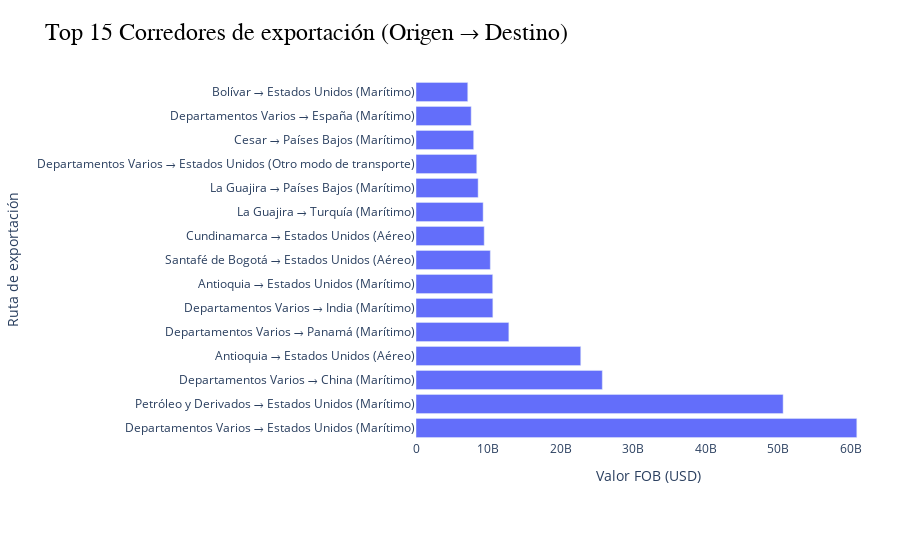

Write notebook code for a chart like this one.
### Code cell
corredores_con_label = corredores.with_columns(
    (pl.col("DEPTO") + " → " + pl.col("PAIS") + " (" + pl.col("VIA") + ")").alias("corredor_completo")
)

corredores_con_label = corredores.with_columns([
    pl.col("DEPTO").alias("origen"),
    pl.col("PAIS").alias("destino"),
    pl.col("VIA").alias("via_transporte"),
    (pl.col("DEPTO") + " → " + pl.col("PAIS") + " (" + pl.col("VIA") + ")").alias("ruta_completa")
])

fig = px.bar(corredores_con_label, 
             x="total_fob", 
             y="ruta_completa",
             title="Top 15 Corredores de exportación (Origen → Destino)",
             labels={
                 "total_fob": "Valor FOB (USD)",
                 "ruta_completa": "Ruta de exportación"
             })
fig = estilo(fig)
fig.show()

### Figure 1 — Plotly figure (JSON) as saved in the notebook; plotly's stock layout.template omitted (floating-point values rounded to 4 significant figures)
{"data": [{"hovertemplate": "Valor FOB (USD)=%{x}<br>Ruta de exportación=%{y}<extra></extra>", "legendgroup": "", "marker": {"color": "#636efa", "pattern": {"shape": ""}}, "name": "", "orientation": "h", "showlegend": false, "textposition": "auto", "type": "bar", "x": [60810000000.0, 50650000000.0, 25700000000.0, 22730000000.0, 12810000000.0, 10600000000.0, 10580000000.0, 10250000000.0, 9407000000.0, 9261000000.0, 8570000000.0, 8382000000.0, 7956000000.0, 7611000000.0, 7140000000.0], "xaxis": "x", "y": ["Departamentos Varios → Estados Unidos (Marítimo)", "Petróleo y Derivados → Estados Unidos (Marítimo)", "Departamentos Varios → China (Marítimo)", "Antioquia → Estados Unidos (Aéreo)", "Departamentos Varios → Panamá (Marítimo)", "Departamentos Varios → India (Marítimo)", "Antioquia → Estados Unidos (Marítimo)", "Santafé de Bogotá → Estados Unidos (Aéreo)", "Cundinamarca → Estados Unidos (Aéreo)", "La Guajira → Turquía (Marítimo)", "La Guajira → Países Bajos (Marítimo)", "Departamentos Varios → Estados Unidos (Otro modo de transporte)", "Cesar → Países Bajos (Marítimo)", "Departamentos Varios → España (Marítimo)", "Bolívar → Estados Unidos (Marítimo)"], "yaxis": "y"}], "layout": {"barmode": "relative", "legend": {"tracegroupgap": 0}, "margin": {"b": 120, "l": 40, "r": 20, "t": 80}, "paper_bgcolor": "white", "plot_bgcolor": "white", "showlegend": false, "title": {"font": {"color": "black", "family": "Arial", "size": 24}, "text": "Top 15 Corredores de exportación (Origen → Destino)"}, "xaxis": {"anchor": "y", "domain": [0, 1], "tickfont": {"size": 12}, "title": {"text": "Valor FOB (USD)"}}, "yaxis": {"anchor": "x", "domain": [0, 1], "tickfont": {"size": 12}, "title": {"text": "Ruta de exportación"}}}}
